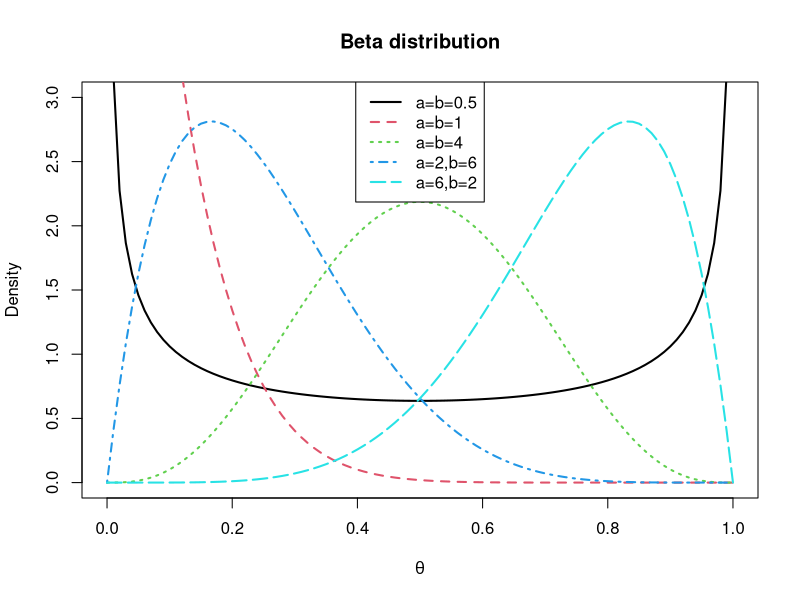
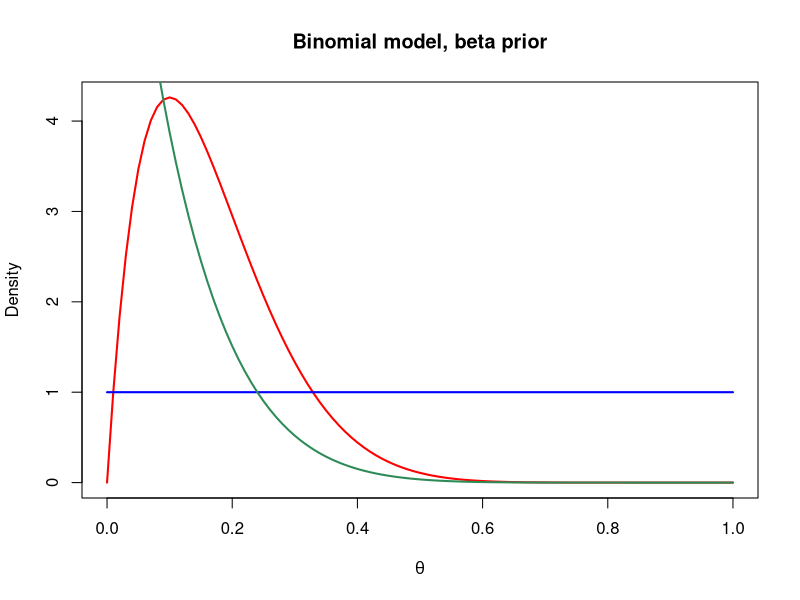

The R source for these figures, in order:
# Priors
curve(dbeta(x,0.5,0.5),   col=1, lty=1, lwd=2, ylim=c(0,3),
      main="Beta distribution", xlab=expression(theta),
      ylab="Density")
curve(dbeta(x,1,10),       col=2, lty=2, lwd=2, add=TRUE)
curve(dbeta(x,4,4),       col=3, lty=3, lwd=2, add=TRUE)
curve(dbeta(x,2,6),       col=4, lty=4, lwd=2, add=TRUE)
curve(dbeta(x,6,2),       col=5, lty=5, lwd=2, add=TRUE)
legend("top", c("a=b=0.5","a=b=1","a=b=4","a=2,b=6","a=6,b=2"), 
       col=1:5, lwd=2, lty=1:5)


# Prior
a=1
b=1

# Data
y = 1
n = 10



# Posterior vs prior
curve(dbeta(x,a+y,b+n-y), col="red",  lwd=2,
      main="Binomial model, beta prior",
      xlab=expression(theta),
      ylab="Density"
      )
curve(dbeta(x,a,b),       col="blue", lwd=2, add=TRUE)
curve(dbeta(x,y,n-y),       col="seagreen", lwd=2, add=TRUE)


#legend("bottom", c("Prior","Posterior"), col=c("blue","red"), lwd=2)


## 
# Parameter estimates
##


estimates = function(a,b,y,n) {
  cat("Mean   = ",(a+y)/(a+b+n),"\n",
      "Median = ", qbeta(0.5, a+y, b+n-y), "\n",
      "Mode   = ", (a+y-1)/(a+b+n-2), "\n")
}
estimates(a,b,y,n)


##
# Interval estimates
##

# HPD
# modified from http://xianblog.wordpress.com/2013/10/17/beta-hpd/
# assumes unimodal distribution
hpd = function( qf, prob=0.95, tol=1e-8, ... ) {
  inprob = 1.0 - prob
  intervalWidth = function( lowTailPr , qf , prob , ... ) {
    qf( prob + lowTailPr , ... ) - qf( lowTailPr , ... )
  }
  optInfo = optimize( intervalWidth , c( 0 , inprob ) , qf=qf ,
  prob=prob , tol=tol , ... )
  HDIlowTailPr = optInfo$minimum
  return( c( qf( HDIlowTailPr , ... ) ,
             qf( prob + HDIlowTailPr , ... ) ) )
}



# Prior
a=1
b=1

# Data
y = 2
n = 68





